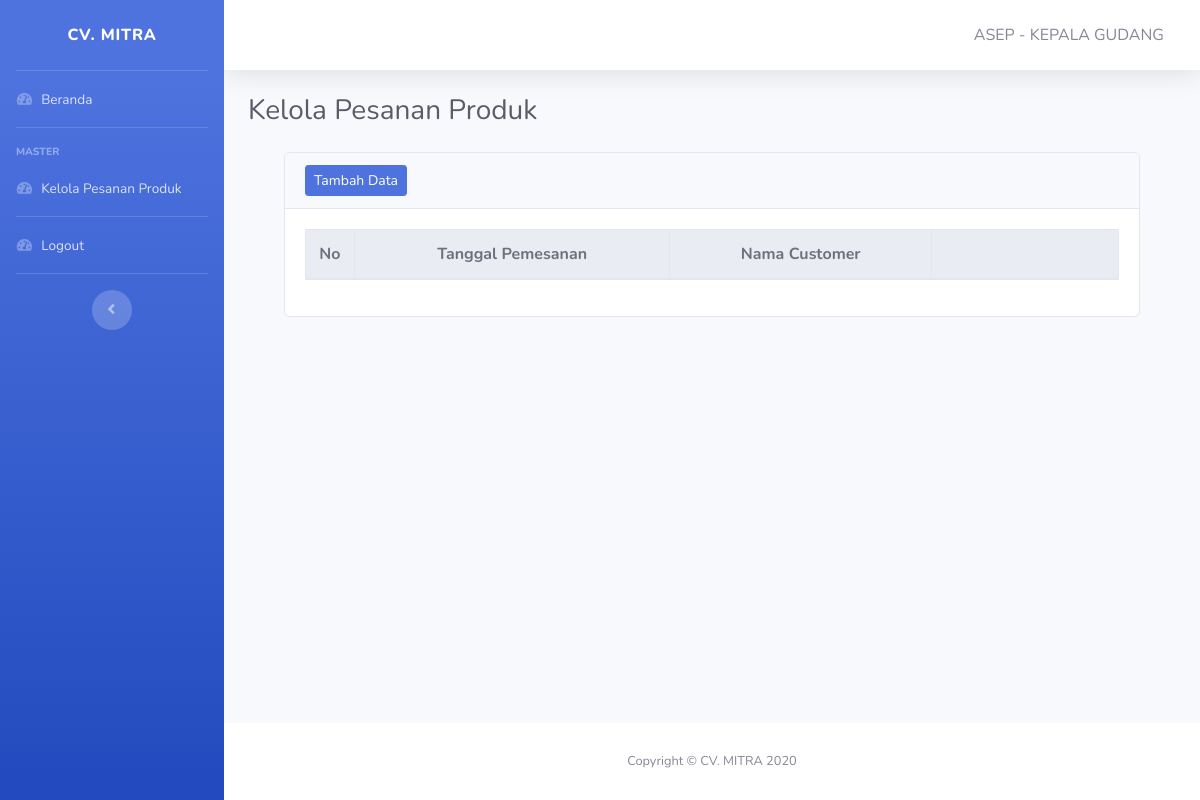
Before: /pages/marketing/kelola-pesanproduk.php (signed in) with the older database file.
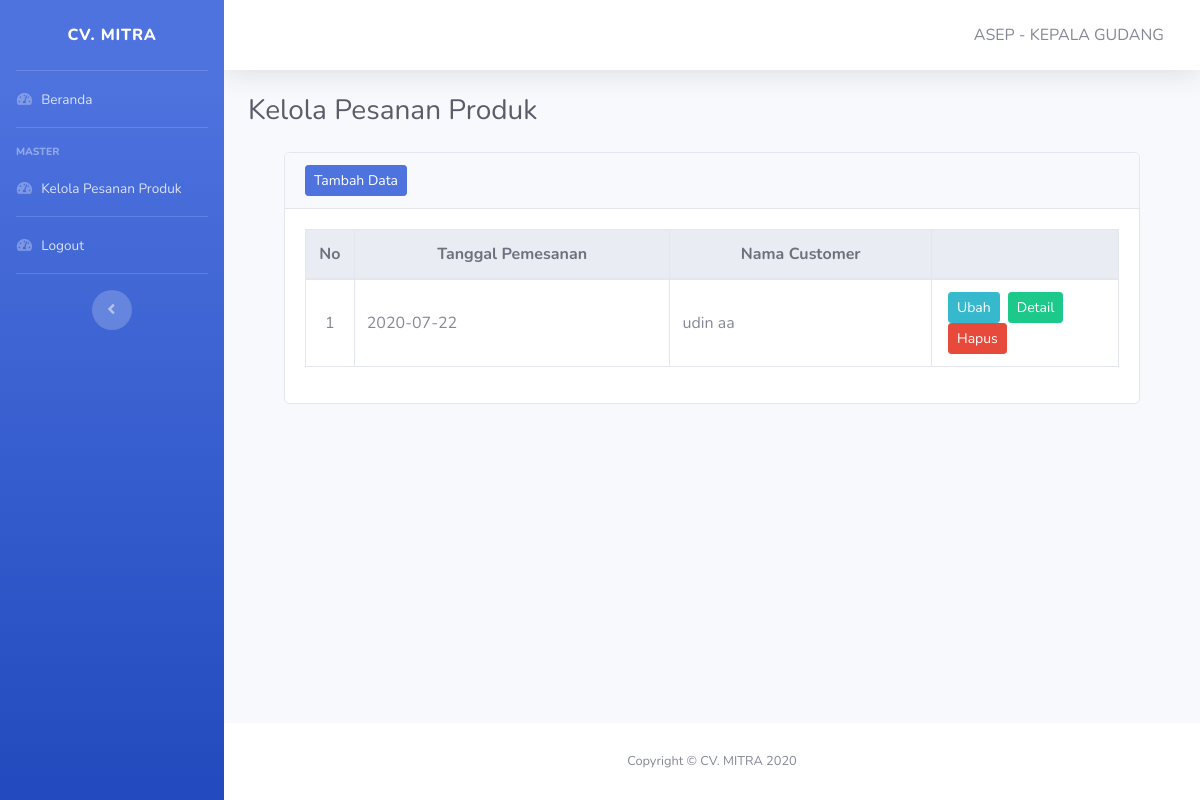
After: the same page with the newer database file.
### tables this page shows
CREATE TABLE IF NOT EXISTS `pesanproduk` (
  `id_pesanproduk` int(11) NOT NULL,
  `tanggal_pemesanan` date NOT NULL,
  `nama_customer` varchar(20) NOT NULL,
  `id_user` int(11) NOT NULL,
  PRIMARY KEY (`id_pesanproduk`),
  KEY `id_user` (`id_user`),
  CONSTRAINT `pesanproduk_ibfk_1` FOREIGN KEY (`id_user`) REFERENCES `user` (`id_user`)
);

### pages/marketing/kelola-pesanproduk.php (the view, shortened to what this page needs)
<!DOCTYPE html>
<html lang="en">
<head>
    <?php include '../../layout/header.php' ?>
</head>
<body id="page-top">
    <div id="wrapper">
        <?php include '../../layout/sidebar-marketing.php' ?>
        <div id="content-wrapper" class="d-flex flex-column">
            <div id="content">
                <?php include '../../layout/topbar.php' ?>
                <div class="container-fluid">
                    <div class="d-sm-flex align-items-center justify-content-between mb-4">
                        <h1 class="h3 mb-0 text-gray-800">Kelola Pesanan Produk</h1>
                    </div>
                    <div class="container row-12">
                        <div class="col">
                            <div class="card mb-5">
                                <div class="card-header">
                                    <div class="nav-item">
                                        <a href="tambah-pesanproduk.php" class="btn btn-sm btn-primary">Tambah Data</a>
                                    </div>
                                </div>
                                <div class="card-body">
                                    <table class="table table-responsive-lg table-hover table-bordered" id="Table">
                                        <thead class="thead-light text-center">
                                            <tr>
                                                <th width=6% class="align-middle">No</th>
                                                <th>Tanggal Pemesanan</th>
                                                <th>Nama Customer</th>
                                                <th width=23%></th>
                                            </tr>
                                        </thead>
                                        <tbody>
                                            <?php
                                            include "../../koneksi.php";
                                            $no = 1;
                                            $data = mysqli_query($koneksi, "SELECT * FROM pesanproduk");
                                            if (!$data) {
                                                ?>
                                                <tr>
                                                    <td colspan="3" class="text-center font-weight-bold">Data Kosong</td>
                                                </tr>
                                                <?php
                                                } else {
                                                    while ($item = mysqli_fetch_array($data)) {
                                                        ?>
                                                    <tr>
                                                        <td class="text-center align-middle"><?php echo $no++; ?></td>
                                                        <td class="align-middle"><?php echo $item['tanggal_pemesanan']; ?></td>
                                                        <td class="align-middle"><?php echo $item['nama_customer']; ?></td>
                                                        <td class="text-center">
                                                            <a href="ubah-pesanproduk.php?id=<?php echo $item['id_pesanproduk'] ?>" class="btn btn-info btn-sm mx-1 float-left">Ubah</a>
                                                            <a href="detail-pesanproduk.php?id=<?php echo $item['id_pesanproduk'] ?>" class="btn btn-success btn-sm mx-1 float-left">Detail</a>
                                                            <form action="hapus-pesanproduk.php?id=<?php echo $item['id_pesanproduk'] ?>" method="post">
                                                                <button type="submit" class="btn btn-danger btn-sm mx-1 float-left">Hapus</button>
                                                            </form>
                                                        </td>
                                                    </tr>
                                            <?php
                                                }
                                            }
                                            ?>
                                        </tbody>
                                    </table>
                                </div>
                            </div>
                        </div>
                    </div>
                </div>
            </div>
            <?php include '../../layout/footer.php' ?>
        </div>
    </div>
</body>
</html>

Changed rows visible on the page:
added pesanproduk: tanggal_pemesanan "2020-07-22", nama_customer "udin aa"
